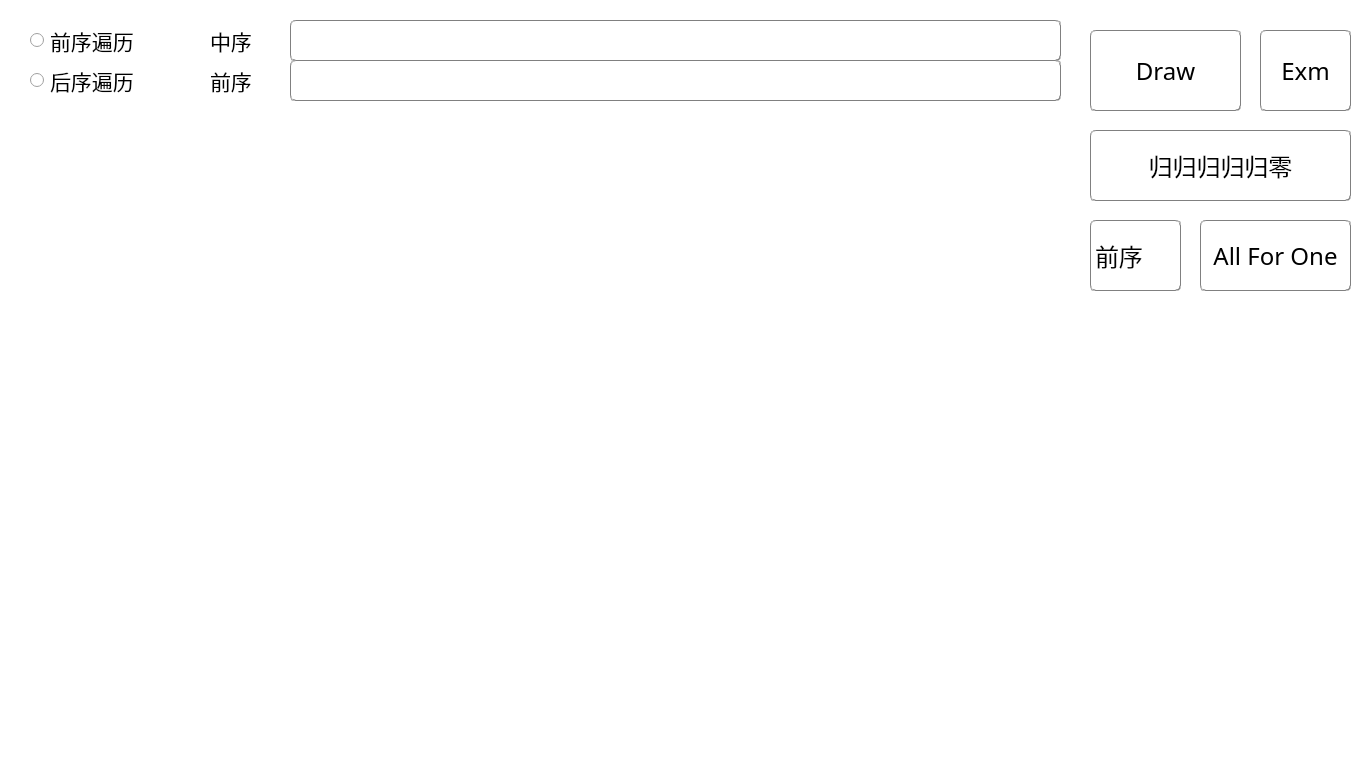
<?xml version="1.0" encoding="UTF-8"?>
<ui version="4.0">
 <class>MainWindow</class>
 <widget class="QMainWindow" name="MainWindow">
  <property name="geometry">
   <rect>
    <x>0</x>
    <y>0</y>
    <width>1360</width>
    <height>783</height>
   </rect>
  </property>
  <property name="minimumSize">
   <size>
    <width>1360</width>
    <height>783</height>
   </size>
  </property>
  <property name="maximumSize">
   <size>
    <width>1360</width>
    <height>783</height>
   </size>
  </property>
  <property name="font">
   <font>
    <family>微软雅黑</family>
    <pointsize>16</pointsize>
   </font>
  </property>
  <property name="windowTitle">
   <string>二叉树</string>
  </property>
  <property name="styleSheet">
   <string notr="true">#MainWindow{
background-color: rgb(255, 255, 255);
	border-image: url(:/backpage_common.png);
}</string>
  </property>
  <widget class="QWidget" name="centralwidget">
   <widget class="QRadioButton" name="rbt_pre">
    <property name="geometry">
     <rect>
      <x>30</x>
      <y>20</y>
      <width>151</width>
      <height>41</height>
     </rect>
    </property>
    <property name="font">
     <font>
      <family>微软雅黑</family>
      <pointsize>16</pointsize>
     </font>
    </property>
    <property name="text">
     <string>前序遍历</string>
    </property>
   </widget>
   <widget class="QRadioButton" name="rbt_post">
    <property name="geometry">
     <rect>
      <x>30</x>
      <y>60</y>
      <width>151</width>
      <height>41</height>
     </rect>
    </property>
    <property name="font">
     <font>
      <family>微软雅黑</family>
      <pointsize>16</pointsize>
     </font>
    </property>
    <property name="text">
     <string>后序遍历</string>
    </property>
   </widget>
   <widget class="QLineEdit" name="lineEdit_in">
    <property name="geometry">
     <rect>
      <x>290</x>
      <y>20</y>
      <width>771</width>
      <height>41</height>
     </rect>
    </property>
    <property name="font">
     <font>
      <family>微软雅黑</family>
      <pointsize>16</pointsize>
     </font>
    </property>
    <property name="styleSheet">
     <string notr="true">border:0.5px groove gray;;
border-radius:5px;
padding:2px 4px;
background-color: rgba(255,255,255,128);</string>
    </property>
    <property name="clearButtonEnabled">
     <bool>true</bool>
    </property>
   </widget>
   <widget class="QLineEdit" name="lineEdit_prexpost">
    <property name="geometry">
     <rect>
      <x>290</x>
      <y>60</y>
      <width>771</width>
      <height>41</height>
     </rect>
    </property>
    <property name="font">
     <font>
      <family>微软雅黑</family>
      <pointsize>16</pointsize>
     </font>
    </property>
    <property name="styleSheet">
     <string notr="true">border:0.5px groove gray;;
border-radius:5px;
padding:2px 4px;
background-color: rgba(255,255,255,128);</string>
    </property>
    <property name="clearButtonEnabled">
     <bool>true</bool>
    </property>
   </widget>
   <widget class="QLabel" name="label_in">
    <property name="geometry">
     <rect>
      <x>210</x>
      <y>20</y>
      <width>61</width>
      <height>41</height>
     </rect>
    </property>
    <property name="font">
     <font>
      <family>微软雅黑</family>
      <pointsize>16</pointsize>
     </font>
    </property>
    <property name="text">
     <string>中序</string>
    </property>
   </widget>
   <widget class="QLabel" name="label_x">
    <property name="geometry">
     <rect>
      <x>210</x>
      <y>60</y>
      <width>61</width>
      <height>41</height>
     </rect>
    </property>
    <property name="font">
     <font>
      <family>微软雅黑</family>
      <pointsize>16</pointsize>
     </font>
    </property>
    <property name="text">
     <string>前序</string>
    </property>
   </widget>
   <widget class="QPushButton" name="btn_draw">
    <property name="geometry">
     <rect>
      <x>1090</x>
      <y>30</y>
      <width>151</width>
      <height>81</height>
     </rect>
    </property>
    <property name="font">
     <font>
      <family>微软雅黑</family>
      <pointsize>18</pointsize>
     </font>
    </property>
    <property name="styleSheet">
     <string notr="true">QPushButton#btn_draw{
border:1px groove gray;
border-radius:5px;
padding:2px 4px;
color: rgb(0, 0, 0);
background-color: rgba(255,255,255, 255);
}

QPushButton#btn_draw:hover{
border:1px groove gray;
border-radius:5px;
padding:2px 4px;
color: rgb(0, 0, 0);
background-color: rgba(240,255,255,255);
}
 
QPushButton#btn_draw:pressed{
border:1px groove gray;
border-radius:5px;
padding:2px 4px;
color: rgb(0, 0, 0);
background-color: rgba(225,255,255, 255);
padding-left:6px;
padding-top:6px;
}

QPushButton#btn_draw:disabled{
border:1px groove gray;
border-radius:5px;
padding:2px 4px;
color: rgb(176,196,222);
background-color: rgba(255,255,255,255);
padding-left:6px;
padding-top:6px;
}</string>
    </property>
    <property name="text">
     <string>Draw</string>
    </property>
   </widget>
   <widget class="QPushButton" name="btn_exm">
    <property name="geometry">
     <rect>
      <x>1260</x>
      <y>30</y>
      <width>91</width>
      <height>81</height>
     </rect>
    </property>
    <property name="font">
     <font>
      <family>微软雅黑</family>
      <pointsize>18</pointsize>
     </font>
    </property>
    <property name="styleSheet">
     <string notr="true">QPushButton#btn_exm{
border:1px groove gray;
border-radius:5px;
padding:2px 4px;
color: rgb(0, 0, 0);
background-color: rgba(255,255,255, 255);
}

QPushButton#btn_exm:hover{
border:1px groove gray;
border-radius:5px;
padding:2px 4px;
color: rgb(0, 0, 0);
background-color: rgba(240,255,255,255);
}
 
QPushButton#btn_exm:pressed{
border:1px groove gray;
border-radius:5px;
padding:2px 4px;
color: rgb(0, 0, 0);
background-color: rgba(225,255,255, 255);
padding-left:6px;
padding-top:6px;
}

QPushButton#btn_exm:disabled{
border:1px groove gray;
border-radius:5px;
padding:2px 4px;
color: rgb(176,196,222);
background-color: rgba(255,255,255,255);
padding-left:6px;
padding-top:6px;
}</string>
    </property>
    <property name="text">
     <string>Exm</string>
    </property>
   </widget>
   <widget class="QLabel" name="label_testPic">
    <property name="geometry">
     <rect>
      <x>1108</x>
      <y>609</y>
      <width>252</width>
      <height>174</height>
     </rect>
    </property>
    <property name="text">
     <string/>
    </property>
   </widget>
   <widget class="QPushButton" name="btn_clear">
    <property name="geometry">
     <rect>
      <x>1090</x>
      <y>130</y>
      <width>261</width>
      <height>71</height>
     </rect>
    </property>
    <property name="font">
     <font>
      <family>微软雅黑</family>
      <pointsize>18</pointsize>
     </font>
    </property>
    <property name="styleSheet">
     <string notr="true">QPushButton#btn_clear{
border:1px groove gray;
border-radius:5px;
padding:2px 4px;
color: rgb(0, 0, 0);
background-color: rgba(255,255,255, 255);
}

QPushButton#btn_clear:hover{
border:1px groove gray;
border-radius:5px;
padding:2px 4px;
color: rgb(0, 0, 0);
background-color: rgba(240,255,255,255);
}
 
QPushButton#btn_clear:pressed{
border:1px groove gray;
border-radius:5px;
padding:2px 4px;
color: rgb(0, 0, 0);
background-color: rgba(225,255,255, 255);
padding-left:6px;
padding-top:6px;
}

QPushButton#btn_clear:disabled{
border:1px groove gray;
border-radius:5px;
padding:2px 4px;
color: rgb(176,196,222);
background-color: rgba(255,255,255,255);
padding-left:6px;
padding-top:6px;
}</string>
    </property>
    <property name="text">
     <string>归归归归归零</string>
    </property>
   </widget>
   <widget class="QComboBox" name="cbb_travelWay">
    <property name="geometry">
     <rect>
      <x>1090</x>
      <y>220</y>
      <width>91</width>
      <height>71</height>
     </rect>
    </property>
    <property name="font">
     <font>
      <family>微软雅黑</family>
      <pointsize>18</pointsize>
     </font>
    </property>
    <property name="styleSheet">
     <string notr="true">QComboBox::drop-down {
    subcontrol-origin: padding;
    subcontrol-position: top right;
    width: 20px;

    border-top-right-radius: 5px;
    border-bottom-right-radius: 5px;
}
QComboBox::down-arrow {
	image: url(:/arrow_down.png);
}


QComboBox#cbb_travelWay{
border:1px groove gray;
border-radius:5px;
padding:2px 4px;
background-color: rgba(255,255,255,255);
}

QComboBox#cbb_travelWay:hover{
border-color: rgb(213, 198, 255);
border-radius:5px;
padding:2px 4px;
color: rgb(0, 0, 0);
background-color: rgba(255,255,255,255);
}</string>
    </property>
    <item>
     <property name="text">
      <string>前序</string>
     </property>
    </item>
    <item>
     <property name="text">
      <string>中序</string>
     </property>
    </item>
    <item>
     <property name="text">
      <string>后序</string>
     </property>
    </item>
    <item>
     <property name="text">
      <string>层次</string>
     </property>
    </item>
   </widget>
   <widget class="QPushButton" name="btn_exmAll">
    <property name="geometry">
     <rect>
      <x>1200</x>
      <y>220</y>
      <width>151</width>
      <height>71</height>
     </rect>
    </property>
    <property name="font">
     <font>
      <family>微软雅黑</family>
      <pointsize>18</pointsize>
     </font>
    </property>
    <property name="styleSheet">
     <string notr="true">QPushButton#btn_exmAll{
border:1px groove gray;
border-radius:5px;
padding:2px 4px;
color: rgb(0, 0, 0);
background-color: rgba(255,255,255, 255);
}

QPushButton#btn_exmAll:hover{
border:1px groove gray;
border-radius:5px;
padding:2px 4px;
color: rgb(0, 0, 0);
background-color: rgba(240,255,255,255);
}
 
QPushButton#btn_exmAll:pressed{
border:1px groove gray;
border-radius:5px;
padding:2px 4px;
color: rgb(0, 0, 0);
background-color: rgba(225,255,255, 255);
padding-left:6px;
padding-top:6px;
}

QPushButton#btn_exmAll:disabled{
border:1px groove gray;
border-radius:5px;
padding:2px 4px;
color: rgb(176,196,222);
background-color: rgba(255,255,255,255);
padding-left:6px;
padding-top:6px;
}</string>
    </property>
    <property name="text">
     <string>All For One</string>
    </property>
   </widget>
  </widget>
 </widget>
 <resources/>
 <connections/>
</ui>
